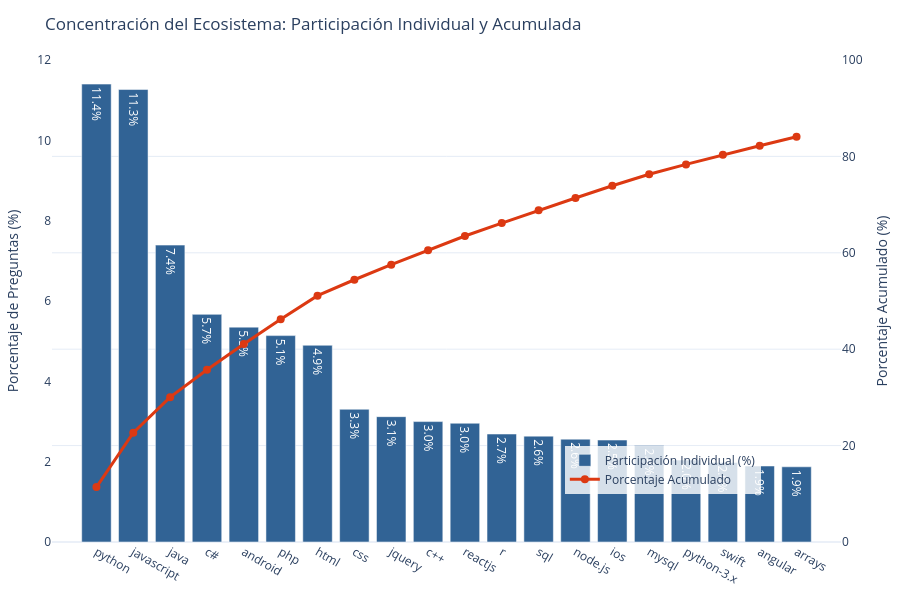

Notebook cell for this chart:
### Markdown cell above
### Gráfico de Pareto de Participación Relativa

Este gráfico permite visualizar el porcentaje relativo de cada tecnologia y también el total acumulado, nos cuenta la historia de la dominancia de las tecnologias en el ecosistema.

### Code cell
import plotly.graph_objects as go

# 1. Preparar los datos ordenados de mayor a menor porcentaje
df_pd = top20_df.to_pandas().sort_values('Porcentaje', ascending=False)

# 2. Calcular el porcentaje acumulado
df_pd['Porcentaje_Acumulado'] = df_pd['Porcentaje'].cumsum()

# 3. Crear la figura base
fig3 = go.Figure()

# 4. Añadir las barras de porcentaje individual
fig3.add_trace(go.Bar(
    x=df_pd['Tag'],
    y=df_pd['Porcentaje'],
    name='Participación Individual (%)',
    marker_color='#316395', # Un azul sobrio y profesional
    text=df_pd['Porcentaje'].apply(lambda x: f'{x:.1f}%'),
    textposition='auto'
))

# 5. Añadir la línea de porcentaje acumulado (Eje Secundario)
fig3.add_trace(go.Scatter(
    x=df_pd['Tag'],
    y=df_pd['Porcentaje_Acumulado'],
    name='Porcentaje Acumulado',
    mode='lines+markers',
    marker=dict(color='#DC3912', size=8), # Rojo para contraste
    line=dict(width=3),
    yaxis='y2'
))

# 6. Configurar el diseño y el doble eje Y
fig3.update_layout(
    title='Concentración del Ecosistema: Participación Individual y Acumulada',
    template='plotly_white',
    height=600,
    margin=dict(t=60, l=40, r=40, b=40),
    legend=dict(x=0.65, y=0.1, bgcolor='rgba(255,255,255,0.8)'),
    yaxis=dict(
        title='Porcentaje de Preguntas (%)',
        showgrid=False
    ),
    yaxis2=dict(
        title='Porcentaje Acumulado (%)',
        overlaying='y',
        side='right',
        range=[0, 100], # El acumulado siempre llega a 100 o cerca
        showgrid=True,
        gridcolor='#E5ECF6'
    )
)

fig3.show()

### Figure 1 — Plotly figure (JSON) as saved in the notebook; plotly's stock layout.template omitted (floating-point values rounded to 4 significant figures)
{"data": [{"marker": {"color": "#316395"}, "name": "Participación Individual (%)", "text": ["11.4%", "11.3%", "7.4%", "5.7%", "5.3%", "5.1%", "4.9%", "3.3%", "3.1%", "3.0%", "3.0%", "2.7%", "2.6%", "2.6%", "2.5%", "2.4%", "2.0%", "2.0%", "1.9%", "1.9%"], "textposition": "auto", "type": "bar", "x": ["python", "javascript", "java", "c#", "android", "php", "html", "css", "jquery", "c++", "reactjs", "r", "sql", "node.js", "ios", "mysql", "python-3.x", "swift", "angular", "arrays"], "y": [11.4, 11.26, 7.391, 5.667, 5.349, 5.138, 4.897, 3.304, 3.12, 2.997, 2.956, 2.688, 2.635, 2.56, 2.538, 2.4, 2.039, 1.98, 1.892, 1.872]}, {"line": {"width": 3}, "marker": {"color": "#DC3912", "size": 8}, "mode": "lines+markers", "name": "Porcentaje Acumulado", "type": "scatter", "x": ["python", "javascript", "java", "c#", "android", "php", "html", "css", "jquery", "c++", "reactjs", "r", "sql", "node.js", "ios", "mysql", "python-3.x", "swift", "angular", "arrays"], "y": [11.4, 22.66, 30.05, 35.72, 41.07, 46.21, 51.1, 54.41, 57.53, 60.53, 63.48, 66.17, 68.81, 71.37, 73.9, 76.3, 78.34, 80.32, 82.21, 84.09], "yaxis": "y2"}], "layout": {"height": 600, "legend": {"bgcolor": "rgba(255,255,255,0.8)", "x": 0.65, "y": 0.1}, "margin": {"b": 40, "l": 40, "r": 40, "t": 60}, "title": {"text": "Concentración del Ecosistema: Participación Individual y Acumulada"}, "yaxis": {"showgrid": false, "title": {"text": "Porcentaje de Preguntas (%)"}}, "yaxis2": {"gridcolor": "#E5ECF6", "overlaying": "y", "range": [0, 100], "showgrid": true, "side": "right", "title": {"text": "Porcentaje Acumulado (%)"}}}}
